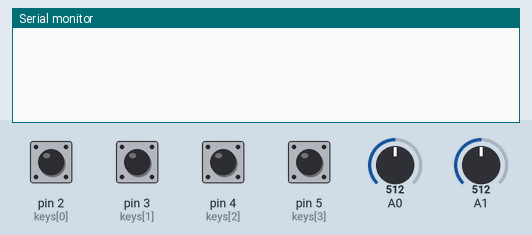
Simulated run of this sketch. Board: Arduino Mega 2560, built with avr-gcc and run on an emulated ATmega2560. Parts: the last lines printed to the serial monitor. The inputs (shaded band) are chosen by the test bench; at power-on: pin 2 (keys[0]), pin 3 (keys[1]), pin 4 (keys[2]), pin 5 (keys[3]) LOW, A0 = 512, A1 = 512.

Above: at 1.2 s.
1.3 s: pin 2 (keys[0]) pulled HIGH for 0.15 s
At 2.6 s:
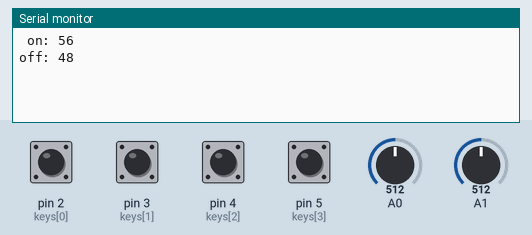
2.9 s: pin 3 (keys[1]) pulled HIGH for 0.15 s
At 3.03 s:
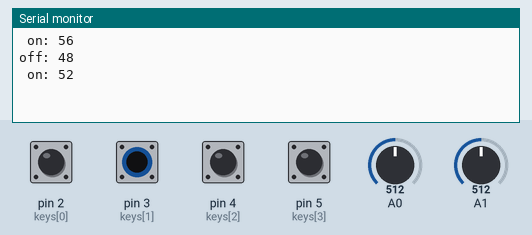
4.5 s: pin 4 (keys[2]) pulled HIGH for 0.15 s
At 5.2 s:
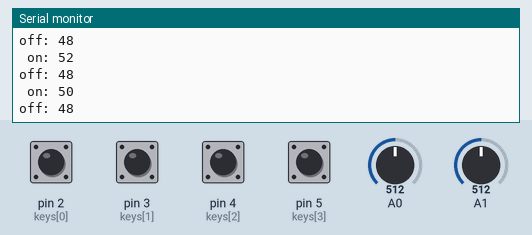
6.1 s: pin 5 (keys[3]) pulled HIGH for 0.15 s
At 7.6 s:
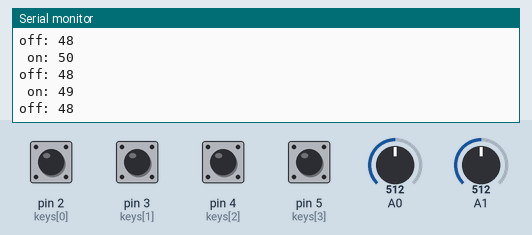
Timing chart, 0 to 8.7 s (numbered marks = the images above; inputs shaded):
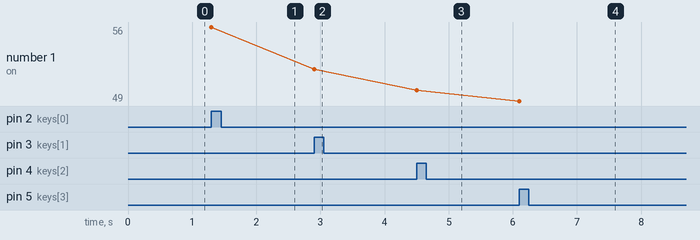

Measured:
- after the input at 1.3 s, the serial monitor: prints a new line at once (image 1)
- after the input at 2.9 s, the serial monitor: prints a new line at once (image 2)
- after the input at 4.5 s, the serial monitor: prints a new line at once (image 3)
- after the input at 6.1 s, the serial monitor: prints a new line at once (image 4)
- plotted number 1: 56 → 52 after the input at 2.9 s, 52 → 50 after the input at 4.5 s, 50 → 49 after the input at 6.1 s

The sketch:

MIDI_Binary.ino
```cpp
/*
  4-key MIDI piano controller
  Reads four pushbuttons, and when any of them have changed, sends
  MIDI noteon or noteoff messages. Sends an all notes off message
  when all buttons are released.
  With four buttons, there are 2^4, or 16, combinations. Each
  combination plays a different note, starting from the base note.
  Uses Serial1 for MIDI, so will work on any board with 2 hardware serial ports
  created 13 Feb 2017
  modified 26 Jan 2018
  by Tom Igoe
*/

int keys[] = {2, 3, 4, 5};   // four pins for pushbuttons (keys)
String lastKeyState = "0000"; // previous state of the keys
int keyCount = 4;             // number of keys
int baseNote = 48;            // C4, used as the base note
const long interval = 100;           // interval at which to blink (milliseconds)
unsigned long previousMillis = 0;        // will store last time LED was updated
int thisCommand;
int thisNote;
void setup() {
  Serial.begin(9600);                  // initialize serial
  Serial1.begin(31250);                // initialize MIDI serial

  for (int k = 0; k < keyCount; k++) { // iterate over the keys
    pinMode(keys[k], INPUT);           // make each an input
  }
}

void loop() {
  String currentKeyState = "0000"; // holds the current state of all keys
  // Serial.println(currentKeyState);            // print note

  for (int k = 0; k < keyCount; k++) {         // iterate over the keys
    int temp = digitalRead(keys[k]);
    if (temp == 1) {
      currentKeyState.setCharAt(k, '1'); // read each key
    }
    else {
      currentKeyState.setCharAt(k, '0'); // read each key
    }
    //Serial.println("Vamos: " + currentKeyState + " Millos");

    if (currentKeyState.charAt(k) != lastKeyState.charAt(k)) {// if a key has changed

      unsigned long currentMillis = millis();
      for (int j = 0; j < keyCount; j++) {         // iterate over the keys

        int temp = digitalRead(keys[j]);
        if (temp == 1) {
          currentKeyState.setCharAt(j, '1'); // read each key
        }
        else {
          currentKeyState.setCharAt(j, '0'); // read each key
        }
      }
      if (currentMillis - previousMillis >= interval) {

        // Serial.println(currentKeyState);
        thisNote = 0;// calculate note
        int value = 0;
        for (int i = 0; i < 4; i++) // for every character in the string  strlen(s) returns the length of a char array
        {
          value *= 2; // double the result so far
          if (currentKeyState.charAt(i) == '1') value++;  //add 1 if needed
        }
        thisNote = value + baseNote;
        //midiCommand1(0xC0, value);  // play or stop the note


        //int thisNote = k + baseNote;                // calculate note
        thisCommand = 0;
        //Serial.println(value, DEC);
        if (value != 0 ) {          // if key is pressed
          thisCommand = 0x90;                     // command is noteOn
          Serial.print(" on: ");
        } else {                                  // if key is released
          thisCommand = 0x80;                     // command is noteOff
          Serial.print("off: ");
        }
        Serial.println(thisNote);
        //midiCommand(thisCommand, thisNote, 127);  // play or stop the note
        // save the last time you blinked the LED
        midiCommand(thisCommand, thisNote, 127);  // play or stop the note

        previousMillis = currentMillis;
        lastKeyState.setCharAt(k, currentKeyState.charAt(k));     // save key state for next time
      }

    }
  }
  // Serial.println(currentKeyState);            // print note


  // read a 10-bit analog input and convert it to
  // 2 7-bit bytes, to send as the least significant byte (lsb)
  // and most significant byte (msb) of a pitch bend message:
  int pitchBendSensor = analogRead(A0);          // read analog input
  int hallSensor = analogRead(A1);          // read analog input
  //Serial.println(hallSensor, DEC);
  //Serial.println(pitchBendSensor, DEC);
  if (pitchBendSensor > 10 ) {                   // if it's > 10
    byte msb = highByte(pitchBendSensor << 1);   // get the high bits
    byte lsb = lowByte(pitchBendSensor);         // get the low 8 bits
    bitWrite(lsb, 7, 0);                         // clear the top bit
    midiCommand(0xE0, lsb, msb);                 // send the pitch bend message
  }

  // when all else fails, turn everything off:
  // midiCommand(0xB0, 0x7B, 0x00);
  // Serial.println("all notes off");
}

// send a 3-byte midi message
void midiCommand(byte cmd, byte data1, byte  data2) {
  //Serial.println("", DEC);            // print note
  Serial1.write(cmd);     // command byte (should be > 127)
  Serial1.write(data1);   // data byte 1 (should be < 128)
  Serial1.write(data2);   // data byte 2 (should be < 128)
}
void midiCommand1(byte cmd, byte data1) {
  //Serial.println("", DEC);            // print note
  Serial1.write(cmd);     // command byte (should be > 127)
  Serial1.write(data1);   // data byte 1 (should be < 128)
}
```
